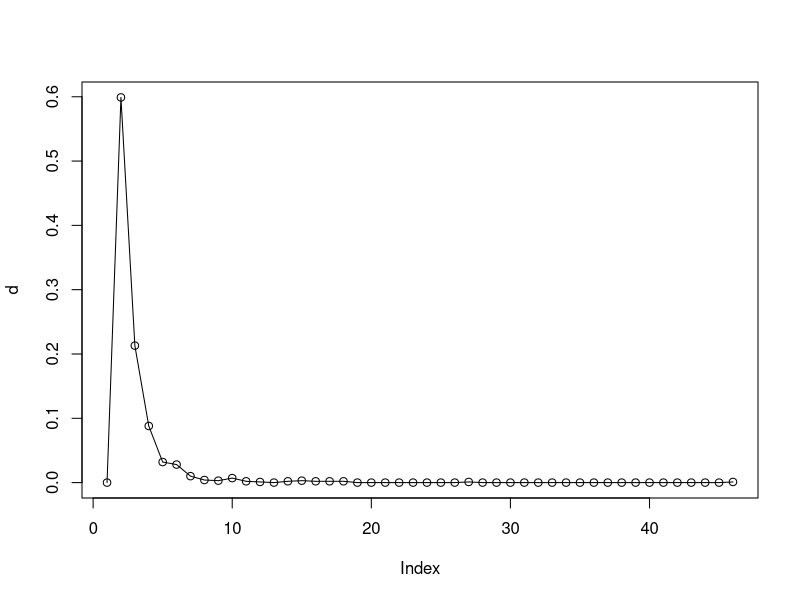
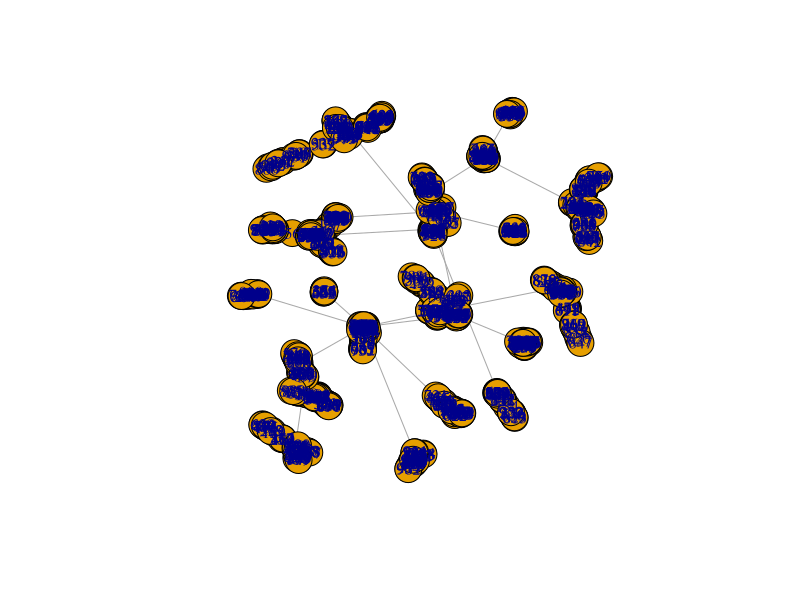

Reproduce these figures in R, in order. (Note: this script raises an error after producing the figures.)
library(igraph)
#a
#create a undirected network with a fat-tailed degree distribution
g <- barabasi.game(1000,directed=FALSE)
d<-degree.distribution(g)
#png(filename="/Users/mysteryjoe/Desktop/ucla/ee232/figure1.png")
plot(d, type="o")
#diameter(g)
dev.off()
diameters<-0
count<-0
for(i in 1:100){
  g <- barabasi.game(1000,directed=FALSE)
  diameters<-diameters+diameter(g)
	if(is.connected(g))
	{
	count<-count+1
	}
}
#k<-count
print(count)
print(diameters/100)
graphs <- decompose.graph(g)
#assign some vertex ids as vertex attributes so that one can keep track of which vertex #is n which component
V(g)$label <- seq(vcount(g))
#plot the largest component--GCC
largest <- which.max(sapply(graphs, vcount))
plot(graphs[[largest]])
#b
# find the giant connected component
cl <- clusters(g)
gccIndex = which.max(cl$csize)
nonGccNodes <- (1:vcount(g))[cl$membership != gccIndex]
gcc <- delete.vertices(g, nonGccNodes)
fc <- cluster_fast_greedy(gcc)
png(filename="p2.png")
plot(wc, gcc, vertex.size=5, vertex.label=NA)
dev.off()
#c
g <- barabasi.game(10000,directed=FALSE)
cl = clusters(g)
gccIndex = which.max(cl$csize)
#print(gccIndex+1)
nonGccNodes = (1:vcount(g))[cl$membership != gccIndex]
gcc <- delete.vertices(g,nonGccNodes)
struct = fastgreedy.community(gcc)
print(struct)
mod = modularity(struct)

print("modularity=")
print(modularity(gcc,membership(struct)))

##create a undirected network with a fat-tailed degree distribution with 10000 nodes
cl = clusters(g)
gccIndex = which.max(cl$csize)
#print(gccIndex+1)
nonGccNodes = (1:vcount(g))[cl$membership != gccIndex]
gcc <- delete.vertices(g,nonGccNodes)
struct = fastgreedy.community(gcc)
print(struct)
mod = modularity(struct)
print("modularity=")
print(modularity(gcc,membership(struct)))
#d
g <- barabasi.game(10000,power=-3, directed = FALSE)
degreesVector <- degree(g)
for (p in 1:10000){
  #randomly choose node i
  i<-sample(1:10000,1)
  b<-sample(1:degreesVector[i],1)
  #randomly choose the neighborhood node of i
  j<-neighborhood(g,1,i)[[1]][b+1]
  if(p==1){
    deg<-degreesVector[j]
    }else{
      deg<-c(deg,degreesVector[j])
    }
}
hs <- hist(deg, breaks=seq(-0.5, by=1 , length.out=max(deg)+2))
#degree distribution of node j 
dd <- data.frame(x=hs$mids, y=hs$density)
#png(filename="/Users/mysteryjoe/Desktop/ucla/ee232/figure2.png")
plot(dd , type="o")
dev.off()

